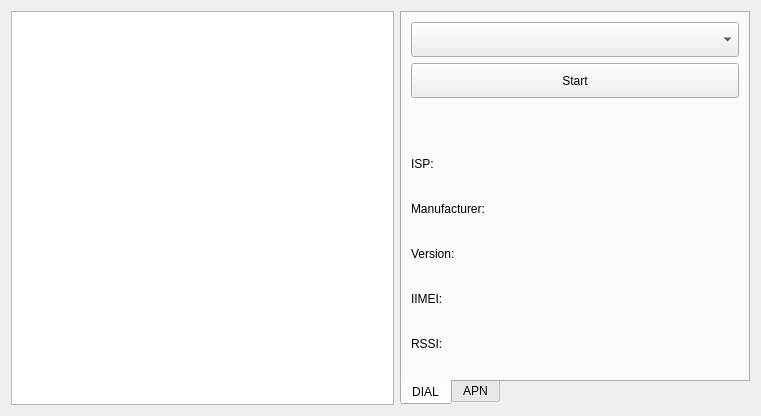
<?xml version="1.0" encoding="UTF-8"?>
<ui version="4.0">
 <class>M4gWidget</class>
 <widget class="QWidget" name="M4gWidget">
  <property name="geometry">
   <rect>
    <x>0</x>
    <y>0</y>
    <width>761</width>
    <height>416</height>
   </rect>
  </property>
  <property name="windowTitle">
   <string>Form</string>
  </property>
  <layout class="QGridLayout" name="gridLayout_2">
   <item row="0" column="0">
    <layout class="QGridLayout" name="gridLayout">
     <item row="0" column="0" colspan="2">
      <widget class="QTextBrowser" name="textBrowser"/>
     </item>
    </layout>
   </item>
   <item row="0" column="1">
    <widget class="QTabWidget" name="tabWidget">
     <property name="minimumSize">
      <size>
       <width>350</width>
       <height>0</height>
      </size>
     </property>
     <property name="maximumSize">
      <size>
       <width>350</width>
       <height>16777215</height>
      </size>
     </property>
     <property name="tabPosition">
      <enum>QTabWidget::South</enum>
     </property>
     <property name="tabShape">
      <enum>QTabWidget::Rounded</enum>
     </property>
     <property name="currentIndex">
      <number>0</number>
     </property>
     <widget class="QWidget" name="widget">
      <attribute name="title">
       <string>DIAL</string>
      </attribute>
      <layout class="QVBoxLayout" name="verticalLayout_3">
       <item>
        <layout class="QVBoxLayout" name="verticalLayout_2">
         <property name="spacing">
          <number>6</number>
         </property>
         <item>
          <widget class="QComboBox" name="comboBox">
           <property name="minimumSize">
            <size>
             <width>0</width>
             <height>35</height>
            </size>
           </property>
          </widget>
         </item>
         <item>
          <widget class="QPushButton" name="connectBtn">
           <property name="sizePolicy">
            <sizepolicy hsizetype="Minimum" vsizetype="Preferred">
             <horstretch>0</horstretch>
             <verstretch>0</verstretch>
            </sizepolicy>
           </property>
           <property name="minimumSize">
            <size>
             <width>0</width>
             <height>35</height>
            </size>
           </property>
           <property name="styleSheet">
            <string notr="true"/>
           </property>
           <property name="text">
            <string>Start</string>
           </property>
           <property name="flat">
            <bool>false</bool>
           </property>
          </widget>
         </item>
         <item>
          <spacer name="verticalSpacer_3">
           <property name="orientation">
            <enum>Qt::Vertical</enum>
           </property>
           <property name="sizeHint" stdset="0">
            <size>
             <width>20</width>
             <height>40</height>
            </size>
           </property>
          </spacer>
         </item>
         <item>
          <widget class="QWidget" name="AtInfoWidget" native="true">
           <property name="minimumSize">
            <size>
             <width>0</width>
             <height>0</height>
            </size>
           </property>
           <layout class="QFormLayout" name="formLayout_2">
            <property name="verticalSpacing">
             <number>10</number>
            </property>
            <property name="leftMargin">
             <number>0</number>
            </property>
            <item row="0" column="0">
             <widget class="QLabel" name="label_ISP">
              <property name="minimumSize">
               <size>
                <width>0</width>
                <height>35</height>
               </size>
              </property>
              <property name="text">
               <string>ISP:</string>
              </property>
              <property name="alignment">
               <set>Qt::AlignLeading|Qt::AlignLeft|Qt::AlignVCenter</set>
              </property>
             </widget>
            </item>
            <item row="0" column="1">
             <widget class="QLabel" name="ISPLbl">
              <property name="text">
               <string/>
              </property>
             </widget>
            </item>
            <item row="1" column="0">
             <widget class="QLabel" name="label_manufactuer">
              <property name="minimumSize">
               <size>
                <width>0</width>
                <height>35</height>
               </size>
              </property>
              <property name="text">
               <string>Manufacturer:</string>
              </property>
             </widget>
            </item>
            <item row="1" column="1">
             <widget class="QLabel" name="manufacturerLbl">
              <property name="text">
               <string/>
              </property>
             </widget>
            </item>
            <item row="2" column="0">
             <widget class="QLabel" name="label_version">
              <property name="minimumSize">
               <size>
                <width>0</width>
                <height>35</height>
               </size>
              </property>
              <property name="text">
               <string>Version:</string>
              </property>
             </widget>
            </item>
            <item row="2" column="1">
             <widget class="QLabel" name="versionLbl">
              <property name="text">
               <string/>
              </property>
             </widget>
            </item>
            <item row="3" column="0">
             <widget class="QLabel" name="label_IMEI">
              <property name="minimumSize">
               <size>
                <width>0</width>
                <height>35</height>
               </size>
              </property>
              <property name="text">
               <string>IIMEI:</string>
              </property>
             </widget>
            </item>
            <item row="3" column="1">
             <widget class="QLabel" name="IMEILbl">
              <property name="text">
               <string/>
              </property>
             </widget>
            </item>
            <item row="4" column="0">
             <widget class="QLabel" name="label_RSSI">
              <property name="minimumSize">
               <size>
                <width>0</width>
                <height>35</height>
               </size>
              </property>
              <property name="text">
               <string>RSSI:</string>
              </property>
             </widget>
            </item>
            <item row="4" column="1">
             <widget class="QLabel" name="RSSILbl">
              <property name="text">
               <string/>
              </property>
             </widget>
            </item>
           </layout>
          </widget>
         </item>
        </layout>
       </item>
      </layout>
     </widget>
     <widget class="QWidget" name="tab_2">
      <attribute name="title">
       <string>APN</string>
      </attribute>
      <layout class="QFormLayout" name="formLayout">
       <item row="1" column="0">
        <widget class="QLabel" name="label_authencation">
         <property name="text">
          <string>Authencation:</string>
         </property>
        </widget>
       </item>
       <item row="1" column="1">
        <widget class="QComboBox" name="authCombox">
         <item>
          <property name="text">
           <string>auth</string>
          </property>
         </item>
         <item>
          <property name="text">
           <string>PAP</string>
          </property>
         </item>
         <item>
          <property name="text">
           <string>CHAP</string>
          </property>
         </item>
        </widget>
       </item>
       <item row="2" column="0">
        <widget class="QLabel" name="label_user">
         <property name="text">
          <string>User Name:</string>
         </property>
        </widget>
       </item>
       <item row="2" column="1">
        <widget class="QLineEdit" name="userNameEdt"/>
       </item>
       <item row="3" column="0">
        <widget class="QLabel" name="label_password">
         <property name="text">
          <string>Password:</string>
         </property>
        </widget>
       </item>
       <item row="3" column="1">
        <widget class="QLineEdit" name="passwordEdt"/>
       </item>
       <item row="0" column="1">
        <widget class="QLineEdit" name="apnEdt">
         <property name="text">
          <string>cmnet</string>
         </property>
        </widget>
       </item>
       <item row="0" column="0">
        <widget class="QLabel" name="label_APN">
         <property name="text">
          <string>APN:</string>
         </property>
        </widget>
       </item>
       <item row="4" column="1">
        <spacer name="verticalSpacer_2">
         <property name="orientation">
          <enum>Qt::Vertical</enum>
         </property>
         <property name="sizeHint" stdset="0">
          <size>
           <width>20</width>
           <height>40</height>
          </size>
         </property>
        </spacer>
       </item>
       <item row="5" column="1">
        <widget class="QPushButton" name="applyBtn">
         <property name="text">
          <string>Setting</string>
         </property>
        </widget>
       </item>
      </layout>
     </widget>
    </widget>
   </item>
  </layout>
 </widget>
 <resources/>
 <connections/>
</ui>
